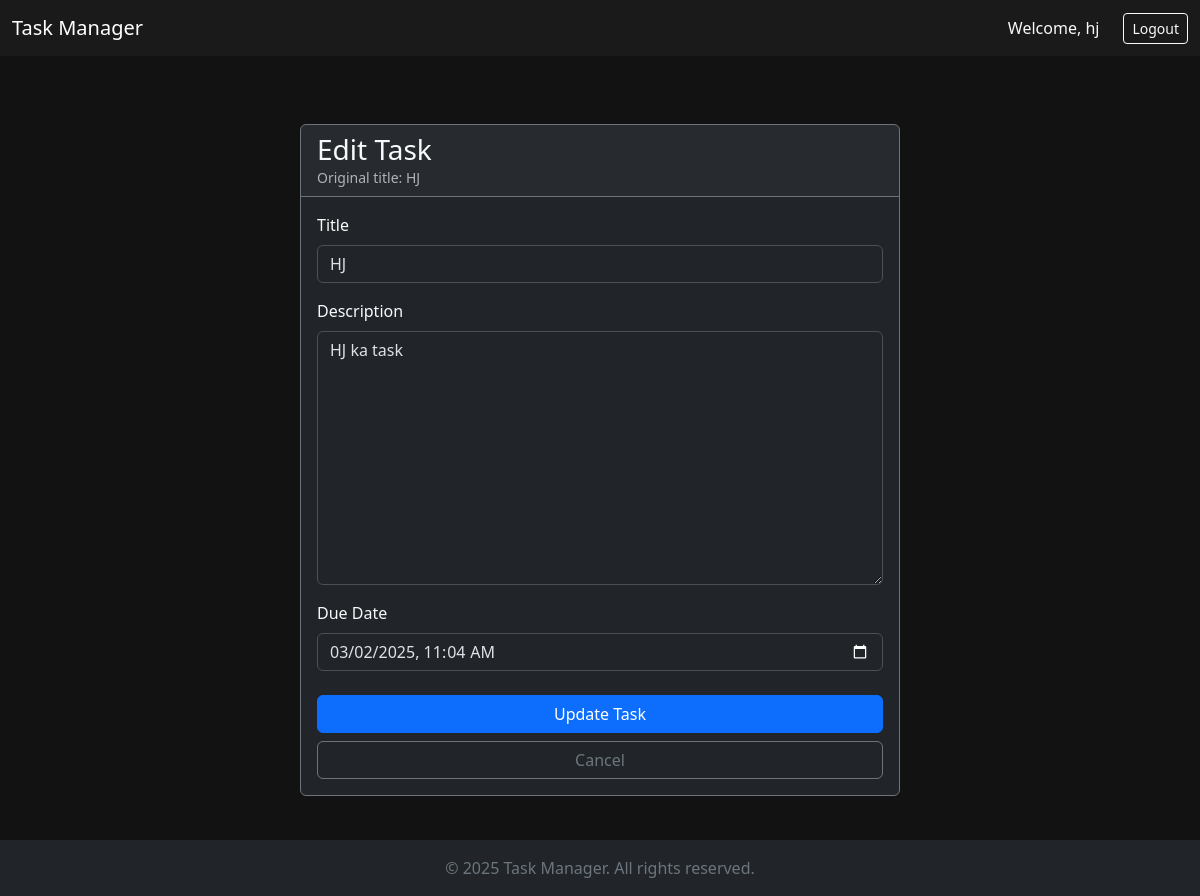
The app's page /edit_task/7/ (signed in) with its own data.
### task_manager/models.py (models this page shows, shortened)
class Task(models.Model):
    title = models.CharField(max_length=300)
    description = models.TextField()
    status = models.BooleanField(default=False)
    published_date = models.DateTimeField(auto_now_add=True)
    due_date = models.DateTimeField()
    owner = models.ForeignKey(User, on_delete=models.CASCADE)

### task_manager/views.py (the view)
# urls.py: path('edit_task/<int:task_id>/', views.edit_task, name='edit_task'),
@login_required
def edit_task(request, task_id):
    task = get_object_or_404(Task, id=task_id)
    check_task_owner(task.owner, request.user)
    if request.method != 'POST':
        form = TaskForm(instance=task)
    else:
        form = TaskForm(instance=task, data=request.POST)
        if form.is_valid():
            form.save()
        return redirect('task_manager:index')
    context = {'form': form, 'task': task}
    return render(request, 'task_manager/edit_task.html', context)

### task_manager/forms.py
class TaskForm(forms.ModelForm):
    class Meta:
        model = Task
        fields = ['title', 'description', 'due_date']
        labels = {
            'title': 'Title',
            'description': 'Description',
            'due_date': 'Due Date'
        }
        widgets = {
            'description': forms.Textarea(),
            'due_date': forms.DateTimeInput(attrs={'type': 'datetime-local'})
        }

### task_manager/views.py (called while the page is built)
def check_task_owner(task_owner, request_user):
    if task_owner != request_user:
        raise Http404

### task_manager/templates/task_manager/edit_task.html (shortened to what this page needs)
{% extends 'task_manager/base.html' %}
{% load django_bootstrap5 %}
{% block content %}
<div class="container-lg mt-4">
    <div class="card bg-dark text-light border-secondary mx-auto" style="max-width: 600px">
        <div class="card-header border-secondary">
            <h3 class="mb-0">Edit Task</h3>
            <p class="text-muted mb-0 small">Original title: {{ task.title }}</p>
        </div>
        <div class="card-body">
            <form action="{% url 'task_manager:edit_task' task.id %}" method="POST">
                {% bootstrap_form form %}
                <div class="d-grid gap-2 mt-4">
                    {% bootstrap_button button_type='submit' content='Update Task' class='btn btn-primary' %}
                    <a href="{% url 'task_manager:index' %}" class="btn btn-outline-secondary">
                        Cancel
                    </a>
                </div>
            </form>
        </div>
    </div>
</div>
{% endblock content %}

### task_manager/templates/task_manager/base.html (shortened to what this page needs)
<!DOCTYPE html>
{% load django_bootstrap5 %}
<html lang="en" data-bs-theme="dark">
<head>
    {% bootstrap_css %}
</head>
<body class="d-flex flex-column">
    <nav class="navbar navbar-expand-md navbar-dark bg-dark">
        <div class="container-fluid">
            <a class="navbar-brand" href="{% url 'task_manager:index' %}">Task Manager</a>
            <div class="collapse navbar-collapse" id="navbarCollapse">
                <ul class="navbar-nav ms-auto mb-2 mb-lg-0">
                    {% if user.is_authenticated %}
                    <li class="nav-item">
                        <span class="navbar-text text-light me-3">Welcome, {{ user.username }}</span>
                    </li>
                    {% else %}
                    <li class="nav-item">
                        <a class="nav-link text-light" href="{% url 'accounts:register' %}">Sign Up</a>
                    </li>
                    {% endif %}
                </ul>
                {% if user.is_authenticated %}
                <form action="{% url 'accounts:logout' %}" method="post" class="ms-2">
                    <button type="submit" class="btn btn-outline-light btn-sm">Logout</button>
                </form>
                {% endif %}
            </div>
        </div>
    </nav>
    <main class="container-lg mt-4 flex-grow-1">
        {% block content %}{% endblock content %}
    </main>
    <footer class="bg-dark text-secondary py-3 mt-4">
        <div class="container-fluid text-center">
            <p class="mb-0">&copy; {% now "Y" %} Task Manager. All rights reserved.</p>
        </div>
    </footer>
</body>
</html>

### task_manager/templates/task_manager/base.html (style rules this page uses)
body { background-color: #121212; min-height: 100vh; display: flex; flex-direction: column; }
.navbar { background-color: #1a1a1a !important; }
main { flex: 1; padding: 20px 0; }

### records on screen
Task: title "HJ", description "HJ ka task", due_date "03/02/2025 11:04"

### other values on screen
{{ user.username }} "hj"
